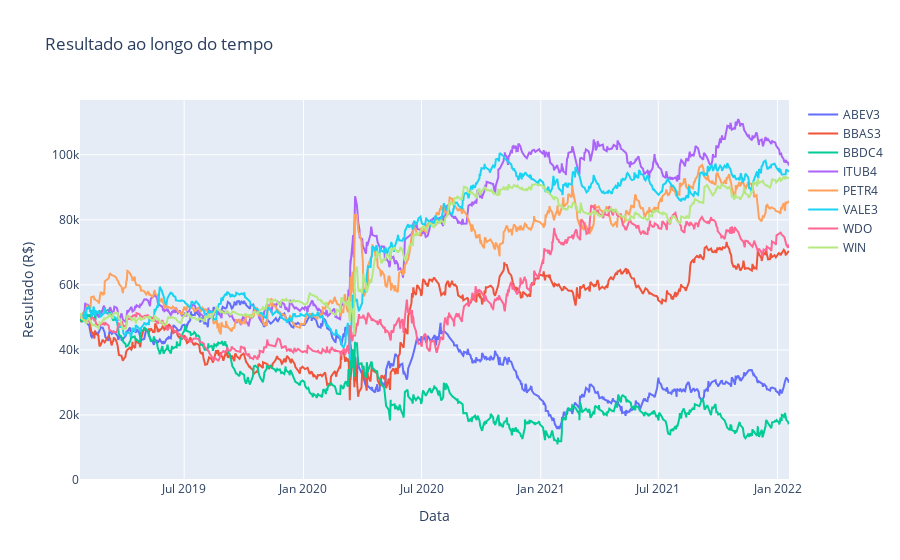

This figure's notebook cell:
### Markdown cell above
# Resultado linhas

### Code cell
import plotly.express as px
import plotly.graph_objects as go
import plotly.io as pio
pio.kaleido.scope.default_width = 1184 * 1.2
pio.kaleido.scope.default_height = 450 * 1.2
fig = go.Figure()
for item in dfs_orders_summary:
    fig.add_trace(go.Scatter(x=item["df_orders_summary"]["time"], y=item["df_orders_summary"]["cum_result"],
                        mode='lines',
                        name=item["stock_code"]))
# fig.update_layout(yaxis_range=[0,150000000000e3])
fig.update_yaxes(rangemode="tozero")


fig.update_layout(
    title="Resultado ao longo do tempo",
    xaxis=dict(
        title="Data"
    ),
    yaxis=dict(
        title="Resultado (R$)"
    ) 
    
)
fig.show()
fig.write_image("../results/resultados.png")

### Figure 1 — Plotly figure (JSON) as saved in the notebook; plotly's stock layout.template omitted (floating-point values rounded to 4 significant figures; data arrays with more than 128 entries replaced by an {"elided": "..."} marker saying what was removed)
{"data": [{"mode": "lines", "name": "ABEV3", "type": "scatter", "x": {"elided": "656 str values"}, "y": {"elided": "656 float values"}}, {"mode": "lines", "name": "BBAS3", "type": "scatter", "x": {"elided": "678 str values"}, "y": {"elided": "678 float values"}}, {"mode": "lines", "name": "BBDC4", "type": "scatter", "x": {"elided": "692 str values"}, "y": {"elided": "692 float values"}}, {"mode": "lines", "name": "ITUB4", "type": "scatter", "x": {"elided": "708 str values"}, "y": {"elided": "708 float values"}}, {"mode": "lines", "name": "PETR4", "type": "scatter", "x": {"elided": "710 str values"}, "y": {"elided": "710 float values"}}, {"mode": "lines", "name": "VALE3", "type": "scatter", "x": {"elided": "672 str values"}, "y": {"elided": "672 float values"}}, {"mode": "lines", "name": "WDO", "type": "scatter", "x": {"elided": "714 str values"}, "y": {"elided": "714 float values"}}, {"mode": "lines", "name": "WIN", "type": "scatter", "x": {"elided": "705 str values"}, "y": {"elided": "705 float values"}}], "layout": {"title": {"text": "Resultado ao longo do tempo"}, "xaxis": {"title": {"text": "Data"}}, "yaxis": {"rangemode": "tozero", "title": {"text": "Resultado (R$)"}}}}
